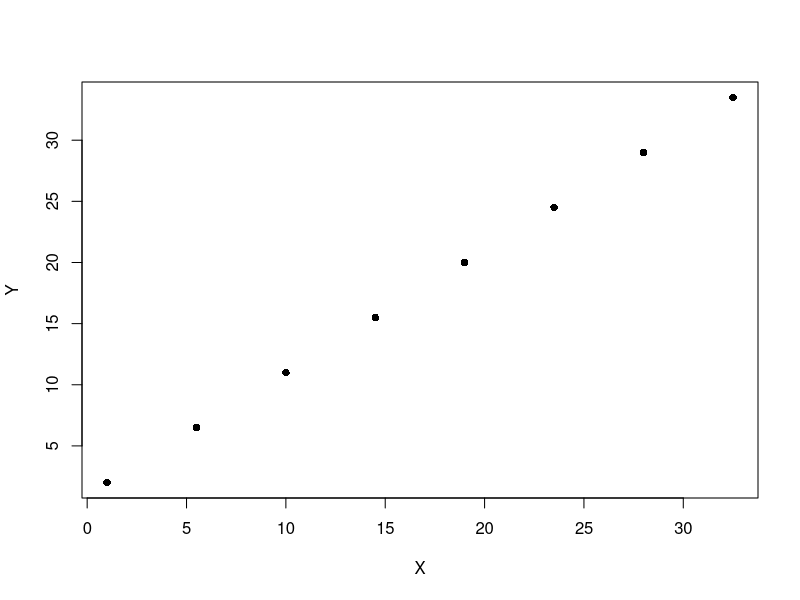
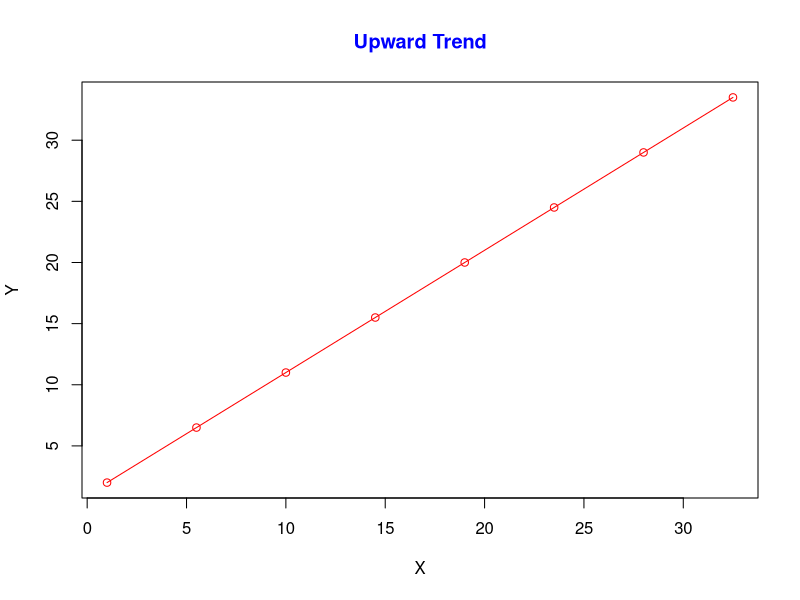

Here is the R script that generated these plots, in order:
#!/usr/bin/env R

X <- c(1, 5.5, 10, 14.5, 19, 23.5, 28, 32.5)
Y <- c(2, 6.5, 11, 15.5, 20, 24.5, 29, 33.5)
plot(X, Y, pch = 16)
plot(X, Y, type = "o", col = "red", xlab = "X", ylab = "Y")
title(main = "Upward Trend", font.main = 2, col.main = "blue")
